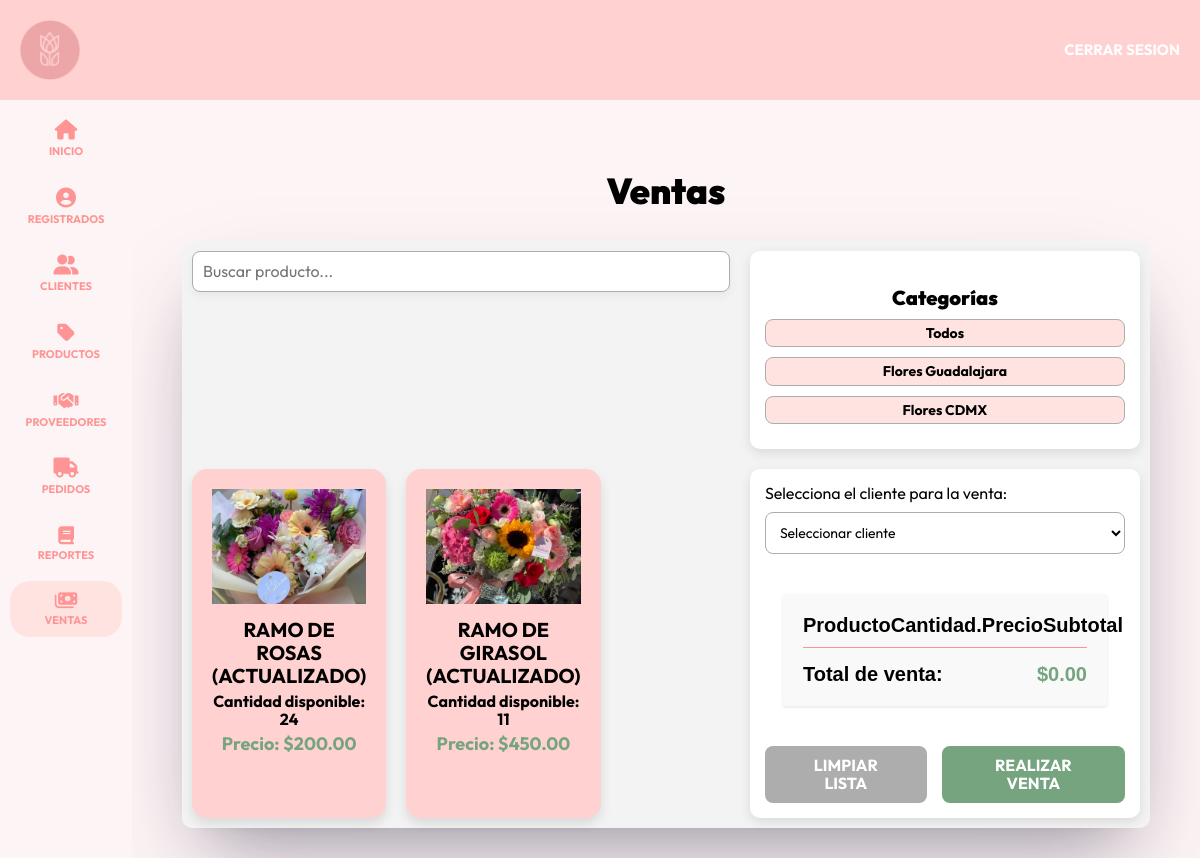
The app's page /admin/ventas (signed in) with its own data.
### tables this page shows
CREATE TABLE `categorias` (
  `IDcategoria` int NOT NULL AUTO_INCREMENT,
  `nombre` varchar(100) NOT NULL,
  `descripcion` text,
  PRIMARY KEY (`IDcategoria`)
);

CREATE TABLE `productos` (
  `IDproducto` int NOT NULL AUTO_INCREMENT,
  `descripcion` varchar(255) NOT NULL,
  `precio` decimal(10,2) NOT NULL,
  `stock` int NOT NULL,
  `imagen` varchar(255) DEFAULT NULL,
  `fecha` timestamp NULL DEFAULT CURRENT_TIMESTAMP,
  `IDproveedor` int DEFAULT NULL,
  `IDcategoria` int DEFAULT NULL,
  `nombreProducto` varchar(255) DEFAULT NULL,
  `cantidad_flores` int NOT NULL,
  `tags` varchar(120) DEFAULT NULL,
  PRIMARY KEY (`IDproducto`),
  KEY `IDproveedor` (`IDproveedor`),
  KEY `productos_ibfk_2` (`IDcategoria`),
  CONSTRAINT `productos_ibfk_1` FOREIGN KEY (`IDproveedor`) REFERENCES `proveedores` (`IDproveedor`),
  CONSTRAINT `productos_ibfk_2` FOREIGN KEY (`IDcategoria`) REFERENCES `categorias` (`IDcategoria`) ON DELETE SET NULL
);

### controllers/VentasController.php (called while the page is built, shortened)
<?php
class VentasController {
    public static function index(Router $router) {
        $productos = Producto::all();
        $clientes = Cliente::all();
        $categorias = Categoria::all();
        $titulo = "Ventas";
        $router->render('admin/ventas/index', [
            'titulo' => $titulo,
            'productos' => $productos,
            'clientes' => $clientes,
            'categorias' => $categorias
        ]);
    }
}
?>

### public/index.php (called while the page is built, shortened)
<?php
$router = new Router();
$router->get('/login', [AuthController::class, 'login']);
$router->post('/login', [AuthController::class, 'login']);
$router->post('/logout', [AuthController::class, 'logout']);
$router->get('/registro', [AuthController::class, 'registro']);
$router->post('/registro', [AuthController::class, 'registro']);
$router->get('/olvide', [AuthController::class, 'olvide']);
$router->post('/olvide', [AuthController::class, 'olvide']);
$router->get('/reestablecer', [AuthController::class, 'reestablecer']);
$router->post('/reestablecer', [AuthController::class, 'reestablecer']);
$router->get('/mensaje', [AuthController::class, 'mensaje']);
$router->get('/confirmar-cuenta', [AuthController::class, 'confirmar']);
$router->get('/admin/dashboard', [DashboardController::class, 'index']);
$router->get('/admin/registrados', [RegistradosController::class, 'index']);
$router->get('/admin/registrados/crear', [RegistradosController::class, 'crear']);
$router->post('/admin/registrados/crear', [RegistradosController::class, 'crear']);
$router->get('/admin/registrados/editar', [RegistradosController::class, 'editar']);
$router->post('/admin/registrados/editar', [RegistradosController::class, 'editar']);
$router->post('/admin/registrados/eliminar', [RegistradosController::class, 'eliminar']);
$router->get('/admin/clientes', [ClientesController::class, 'index']);
$router->get('/admin/clientes/crear', [ClientesController::class, 'crear']);
$router->post('/admin/clientes/crear', [ClientesController::class, 'crear']);
$router->get('/admin/clientes/editar', [ClientesController::class, 'editar']);
$router->post('/admin/clientes/editar', [ClientesController::class, 'editar']);
$router->post('/admin/clientes/eliminar', [ClientesController::class, 'eliminar']);
$router->get('/admin/productos', [ProductosController::class, 'index']);
$router->get('/admin/productos/crear', [ProductosController::class, 'crear']);
$router->post('/admin/productos/crear', [ProductosController::class, 'crear']);
$router->get('/admin/productos/editar', [ProductosController::class, 'editar']);
$router->post('/admin/productos/editar', [ProductosController::class, 'editar']);
$router->post('/admin/productos/eliminar', [ProductosController::class, 'eliminar']);
$router->post('/admin/productos/actualizar_inventario', [ProductosController::class, 'actualizar_inventario']);
$router->get('/admin/proveedores', [ProveedoresController::class, 'index']);
$router->get('/admin/proveedores/crear', [ProveedoresController::class, 'crear']);
$router->post('/admin/proveedores/crear', [ProveedoresController::class, 'crear']);
$router->get('/admin/proveedores/editar', [ProveedoresController::class, 'editar']);
$router->post('/admin/proveedores/editar', [ProveedoresController::class, 'editar']);
$router->post('/admin/proveedores/eliminar', [ProveedoresController::class, 'eliminar']);
$router->get('/admin/categorias/crear', [CategoriasController::class, 'crear']);
$router->post('/admin/categorias/crear', [CategoriasController::class, 'crear']);
$router->get('/admin/categorias/editar', [CategoriasController::class, 'editar']);
$router->post('/admin/categorias/editar', [CategoriasController::class, 'editar']);
$router->post('/admin/categorias/eliminar', [CategoriasController::class, 'eliminar']);
$router->get('/admin/pedidos', [PedidosController::class, 'index']);
$router->get('/admin/pedidos/crear', [PedidosController::class, 'crear']);
$router->post('/admin/pedidos/crear', [PedidosController::class, 'crear']);
$router->get('/admin/pedidos/editar', [PedidosController::class, 'editar']);
$router->post('/admin/pedidos/editar', [PedidosController::class, 'editar']);
$router->post('/admin/pedidos/eliminar', [PedidosController::class, 'eliminar']);
$router->get('/admin/pedidos/obtener_pedidos', [PedidosController::class, 'obtener_pedidos']);
$router->post('/admin/pedidos/actualizarEstado', [PedidosController::class, 'actualizarEstado']);
$router->get('/admin/reportes', [ReportesController::class, 'index']);
$router->get('/admin/reportes/generarPDF', [ReportesController::class, 'generarPDF']);
$router->get('/admin/ventas', [VentasController::class, 'index']);
$router->get('/admin/ventas/crear', [VentasController::class, 'crear']);
$router->post('/admin/ventas/vender', [VentasController::class, 'vender']);
$router->get('/', [PaginasController::class, 'index']);
$router->get('/nosotros', [PaginasController::class, 'nosotros']);
$router->get('/categorias', [PaginasController::class, 'categorias']);
$router->get('/productos', [PaginasController::class, 'productos']);
$router->get('/contacto', [PaginasController::class, 'contacto']);
$router->post('/contacto', [PaginasController::class, 'contacto']);
$router->get('/Cpedidos', [PaginasController::class, 'pedidos']);
$router->get('/Cpedidos/crearPedido', [PaginasController::class, 'crearPedido']);
$router->post('/Cpedidos/crearPedido', [PaginasController::class, 'crearPedido']);
$router->get('/404', [PaginasController::class, 'error']);
$router->comprobarRutas();

### models/ActiveRecord.php (called while the page is built, shortened)
<?php
class ActiveRecord {
    protected static $db;
    protected static $tabla = '';
    protected static $columnaID = 'ID';
    public static function setDB($database) {
        self::$db = $database;
    }
    public static function consultarSQL($query) {
        $resultado = self::$db->query($query);
        $array = [];
        while($registro = $resultado->fetch_assoc()) {
            $array[] = static::crearObjeto($registro);
        }
        return $array;
    }
    protected static function crearObjeto($registro) {
        $objeto = new static;
        foreach($registro as $key => $value ) {
            if(property_exists( $objeto, $key  )) {
                $objeto->$key = $value;
            }
        }
        return $objeto;
    }
    public static function all() {
        $query = "SELECT * FROM " . static::$tabla . " ORDER BY " . static::$columnaID . " DESC";
        $resultado = self::consultarSQL($query);
        return $resultado;
    }
}
?>

### views/admin/ventas/index.php (the view, shortened to what this page needs)
<h2 class="ventas-dashboard__heading"><?php echo $titulo; ?></h2>
<div class="ventas-contenedor">
    <div class="ventas-buscador">
        <input type="text" placeholder="Buscar producto..." id="buscador">
    </div>
    <div class="ventas-categorias">
        <h3>Categorías</h3>
        <button class="ventas-categoria" data-id="todos">Todos</button>
        <?php foreach ($categorias as $categoria): ?>
            <button class="ventas-categoria" data-id="<?php echo $categoria->IDcategoria; ?>">
                <?php echo $categoria->nombre; ?>
            </button>
        <?php endforeach; ?>
    </div>
    <div class="ventas-productos">
        <?php foreach ($productos as $producto) : ?>
            <div class="ventas-producto" data-id="<?php echo $producto->IDproducto; ?>" data-precio="<?php echo $producto->precio; ?>" data-categoria="<?php echo $producto->IDcategoria; ?>">
                <picture>
                    <source srcset="/img/products/<?php echo $producto->imagen; ?>.webp" type="image/webp">
                    <source srcset="/img/products/<?php echo $producto->imagen; ?>.jpg" type="image/jpg">
                    <img class="producto-imagen" loading="lazy" src="/img/products/<?php echo $producto->imagen; ?>.png" alt="<?php echo $producto->nombreProducto; ?>">
                </picture>
                <div><?php echo $producto->nombreProducto; ?></div>
                <div>Cantidad disponible: <?php echo $producto->stock; ?></div>
                <div>Precio: $<?php echo number_format($producto->precio, 2); ?></div>
            </div>
        <?php endforeach; ?>
    </div>
    <div class="ventas-seccion-venta">
        <div class="ventas-clientes">
            <label for="cliente">Selecciona el cliente para la venta:</label>
            <select name="cliente" id="cliente">
                <option value="">Seleccionar cliente</option>
            </select>
        </div>
        <div class="ventas-detalle-venta">
            <div class="ventas-encabezado">
                <span>Producto</span>
                <span>Cantidad.</span>
                <span>Precio</span>
                <span>Subtotal</span>
            </div>
            <div class="ventas-total">
                <span>Total de venta:</span>
                <span id="totalDisplay">$0.00</span>
            </div>
        </div>
        <div class="ventas-acciones">
            <button class="boton-limpiar">LIMPIAR LISTA</button>
            <button class="boton-vender">REALIZAR VENTA</button>
        </div>
    </div>
</div>

### records on screen
categorias: nombre "Flores Guadalajara"
categorias: nombre "Flores CDMX"
productos: imagen (picture), nombreProducto "RAMO DE ROSAS (ACTUALIZADO)", stock "24", precio "200.00"
productos: imagen (picture), nombreProducto "RAMO DE GIRASOL (ACTUALIZADO)", stock "11", precio "450.00"

### other values on screen
$titulo "Ventas"
